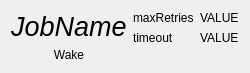
<?xml version="1.0" encoding="UTF-8"?>
<ui version="4.0">
 <class>WakeJobDisplay</class>
 <widget class="QWidget" name="WakeJobDisplay">
  <property name="geometry">
   <rect>
    <x>0</x>
    <y>0</y>
    <width>231</width>
    <height>66</height>
   </rect>
  </property>
  <property name="windowTitle">
   <string>Form</string>
  </property>
  <layout class="QHBoxLayout" name="horizontalLayout">
   <item>
    <layout class="QVBoxLayout" name="verticalLayout">
     <item>
      <widget class="QLabel" name="nameLabel">
       <property name="font">
        <font>
         <pointsize>20</pointsize>
         <italic>true</italic>
        </font>
       </property>
       <property name="text">
        <string>JobName</string>
       </property>
       <property name="alignment">
        <set>Qt::AlignLeading|Qt::AlignLeft|Qt::AlignVCenter</set>
       </property>
      </widget>
     </item>
     <item>
      <widget class="QLabel" name="typeLabel">
       <property name="text">
        <string>Wake</string>
       </property>
       <property name="alignment">
        <set>Qt::AlignCenter</set>
       </property>
      </widget>
     </item>
    </layout>
   </item>
   <item>
    <layout class="QFormLayout" name="formLayout">
     <item row="0" column="0">
      <widget class="QLabel" name="label_2">
       <property name="text">
        <string>maxRetries</string>
       </property>
      </widget>
     </item>
     <item row="0" column="1">
      <widget class="QLabel" name="maxRetriesLabel">
       <property name="text">
        <string>VALUE</string>
       </property>
      </widget>
     </item>
     <item row="1" column="0">
      <widget class="QLabel" name="label_3">
       <property name="text">
        <string>timeout</string>
       </property>
      </widget>
     </item>
     <item row="1" column="1">
      <widget class="QLabel" name="timeoutLabel">
       <property name="text">
        <string>VALUE</string>
       </property>
      </widget>
     </item>
    </layout>
   </item>
  </layout>
 </widget>
 <resources/>
 <connections/>
</ui>
